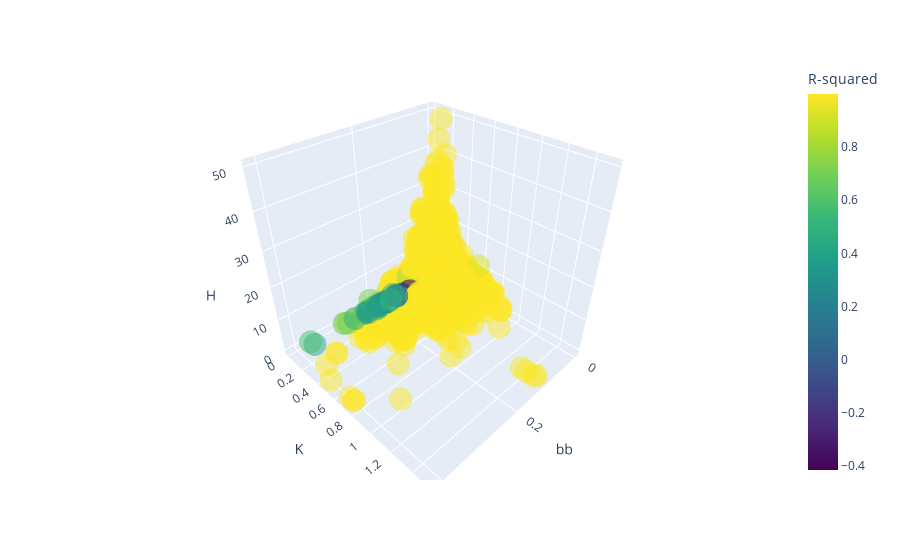

Here is the notebook cell this chart was saved with:
### Code cell
# plot bb, K, H
fig = px.scatter_3d(fits, x='bb', y='K', z='H', color='r2', 
                    color_continuous_scale='viridis', opacity=0.5,
                    labels={'r2': 'R-squared'})

fig.show()

### Figure 1 — Plotly figure (JSON) as saved in the notebook; plotly's stock layout.template omitted (floating-point values rounded to 4 significant figures; data arrays with more than 128 entries replaced by an {"elided": "..."} marker saying what was removed)
{"data": [{"hovertemplate": "bb=%{x}<br>K=%{y}<br>H=%{z}<br>R-squared=%{marker.color}<extra></extra>", "legendgroup": "", "marker": {"color": {"elided": "1938 float values"}, "coloraxis": "coloraxis", "opacity": 0.5, "symbol": "circle"}, "mode": "markers", "name": "", "scene": "scene", "showlegend": false, "type": "scatter3d", "x": {"elided": "1938 float values"}, "y": {"elided": "1938 float values"}, "z": {"elided": "1938 float values"}}], "layout": {"coloraxis": {"colorbar": {"title": {"text": "R-squared"}}, "colorscale": [[0, "#440154"], [0.1111, "#482878"], [0.2222, "#3e4989"], [0.3333, "#31688e"], [0.4444, "#26828e"], [0.5556, "#1f9e89"], [0.6667, "#35b779"], [0.7778, "#6ece58"], [0.8889, "#b5de2b"], [1, "#fde725"]]}, "legend": {"tracegroupgap": 0}, "margin": {"t": 60}, "scene": {"domain": {"x": [0, 1], "y": [0, 1]}, "xaxis": {"title": {"text": "bb"}}, "yaxis": {"title": {"text": "K"}}, "zaxis": {"title": {"text": "H"}}}}}
